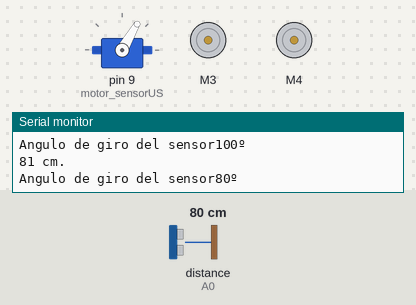
Bench run of a sketch on a simulated Arduino Uno, built with avr-gcc and run on an emulated ATmega328P. Parts: servo, 2 × DC motor (green arrow = forward, orange = backward, longer = faster), the last lines printed to the serial monitor. The test bench sets the inputs (shaded band); at power-on: distance to the obstacle (sensor on A0) 80 cm. The echo pulse lasts 58.3 µs per cm.

Above: at 3.2 s.
3.3 s: distance to the obstacle (sensor on A0) set to 2 cm
At 4.2 s:
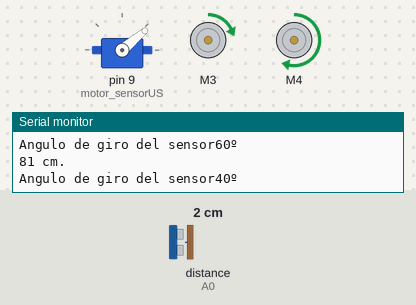
6.3 s: distance to the obstacle (sensor on A0) set to 17 cm
9.3 s: distance to the obstacle (sensor on A0) set to 22 cm
At 10.04 s:
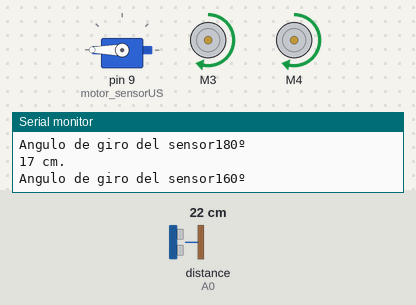
12.3 s: distance to the obstacle (sensor on A0) set to 4 cm
At 13.2 s:
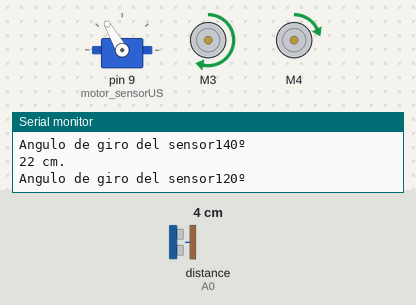
15.3 s: distance to the obstacle (sensor on A0) set to 35 cm
At 15.6 s:
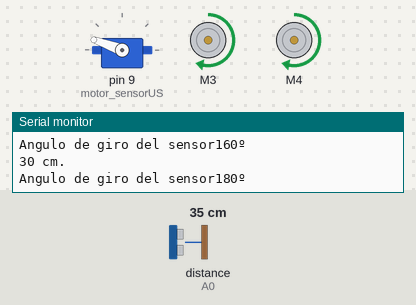
18.3 s: distance to the obstacle (sensor on A0) set to 9 cm
At 21.0 s:
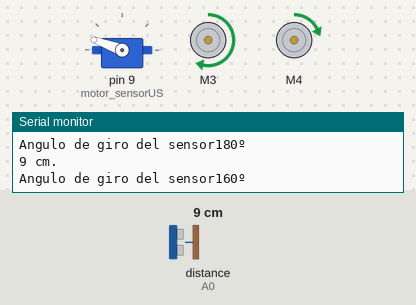
Timing chart, 0 to 68.8 s (numbered marks = the images above; inputs shaded):
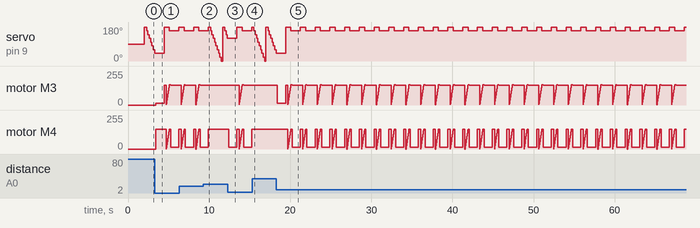

Measured:
- the behaviour switches between 19 and 20 cm on distance to the obstacle (sensor on A0) (found by bisection; images 1 and 2)
- after the input at 9.3 s, motor M3: stops changing and stays forward 150/255; motor M4: goes on until 9.9 s, then stays forward 150/255
- after the input at 15.3 s, motor M3, motor M4: stops changing and stays forward 150/255
- after the input at 18.3 s, motor M4: forward 150/255 → stopped after 1.4 s, then moves between stopped and forward 150/255, repeating every 1.8 s
- by itself, servo on pin 9 (motor_sensorUS): alternates 180° for 0.66 s and 160° for 1.2 s

The sketch:

coche_mert_motorshield_copia.ino
```cpp
//Coche Robot con sensor de US montado sobre un servo 0-180º
//tomado de https://www.youtube.com/watch?v=jQwYBc7YBXs
//Version 1.0 de javier s leyva, Ene 2018

#include <AFMotor.h>
#include <Servo.h>
#include <NewPing.h>

#define TRIG_PIN A1 //pin TRIGGER del sensor US
#define ECHO_PIN A0 //pin ECHO del sensor US
#define MAX_DISTANCE_POSSIBLE 1000 // max distancia que mide el sensor = 1m
#define MAX_SPEED 150 // maxima velocidad de los motores
#define MOTORS_CALIBRATION_OFFSET 3
#define DISTANCIA_CHOQUE 20 //distancia a la que disparamos las maniobras antichoque
#define TURN_DIST COLL_DIST+10
NewPing sonar(TRIG_PIN, ECHO_PIN, MAX_DISTANCE_POSSIBLE);

AF_DCMotor leftMotor(3);
AF_DCMotor rightMotor(4);
Servo motor_sensorUS;

int pos = 0;
int maxDist = 0;
int maxAngle = 0;
int maxRight = 0;
int maxLeft = 0;
int maxFront = 0;
int course = 0;
int curDist = 0;
String motorSet = "";
int speedSet = 0;


void setup() {
  motor_sensorUS.attach(9);
  motor_sensorUS.write(90); //el sensorUS mira de frente 2s
  delay(2000);
//  compruebaCamino();
//  motorSet = "FORWARD";
 // neckControllerServoMotor.write(90);
 // moveForward();

 Serial.begin(9600);
}


void loop() {
//  checkForward();
//  checkPath();
compruebaCamino();

}

void compruebaCamino() {
  int dist_obstaculo = 30;//inicializamos la variable que almacena la dist a los obstaculos
  motor_sensorUS.write(180);//el sensor se orienta mirando hacia su izqu
  delay(120);
  //cada 90 ms el sensor gira 20º en sentido horario
  for(pos = 180; pos >= 0; pos-=20)
  {
    motor_sensorUS.write(pos);
    delay(90);
    // Herramientas-->Serial Monitor para ver la distancia
    Serial.println(String(dist_obstaculo) + " cm.");
    Serial.println("Angulo de giro del sensor" + String(pos) + "º");
    dist_obstaculo = medir_distancia_obstaculo();
    if (dist_obstaculo < DISTANCIA_CHOQUE) { //¡Choque inminente, hay que hacer algo!
      if (pos<180 and pos>105) {
        //El obstáculo esta a la izq del coche... hay que evitarlo
        gira_derecha();
        break;
        } else if (pos<105 and pos>75) {
                //el obstaculo esta delante del coche
                parar();
                atras();
                delay(500);//0.5s
                gira_derecha();
                break;
        } else if (pos<75 and pos >0) {
                //El obstáculo esta a la derecha del coche... hay que evitarlo
                gira_izquierda();
                break;

        } else {adelante();
               }
     // checkCourse();
     // break;
    }
  }

}


void changePath() {
  if (pos < 90) {lookLeft();}
  if (pos > 90) {lookRight();}
}

//Con el sensor de US medimos
//la distancia a los obstaculos en cm
int medir_distancia_obstaculo() {
  delay(70);
  unsigned int uS = sonar.ping();
  int cm = uS/US_ROUNDTRIP_CM;
  return cm;
}

void checkForward() { if (motorSet=="FORWARD") {leftMotor.run(FORWARD); rightMotor.run(FORWARD); } }

void checkBackward() { if (motorSet=="BACKWARD") {leftMotor.run(BACKWARD); rightMotor.run(BACKWARD); } }

void parar() {leftMotor.run(RELEASE); rightMotor.run(RELEASE);}

void adelante() {
    motorSet = "FORWARD";
    leftMotor.run(FORWARD);
    rightMotor.run(FORWARD);
  for (speedSet = 0; speedSet < MAX_SPEED; speedSet +=2)
  {
    leftMotor.setSpeed(speedSet+MOTORS_CALIBRATION_OFFSET);
    rightMotor.setSpeed(speedSet);
    delay(5);
  }
}

void atras() {
    motorSet = "BACKWARD";
    leftMotor.run(BACKWARD);
    rightMotor.run(BACKWARD);
  for (speedSet = 0; speedSet < MAX_SPEED; speedSet +=2)
  {
    leftMotor.setSpeed(speedSet+MOTORS_CALIBRATION_OFFSET);
    rightMotor.setSpeed(speedSet);
    delay(5);
  }
}
void gira_izquierda() {
  leftMotor.setSpeed(MAX_SPEED/10);
  rightMotor.setSpeed(MAX_SPEED);
  leftMotor.run(FORWARD);
  rightMotor.run(FORWARD);
  delay(1000);
  leftMotor.setSpeed(MAX_SPEED);

}
void gira_derecha() {
  //motorSet = "RIGHT";
  leftMotor.setSpeed(MAX_SPEED);
  rightMotor.setSpeed(MAX_SPEED/10);
  leftMotor.run(FORWARD);
  rightMotor.run(FORWARD);
  delay(1000);
  rightMotor.setSpeed(MAX_SPEED);
 }


void turnLeft() {
  motorSet = "LEFT";
  leftMotor.run(BACKWARD);
  rightMotor.run(FORWARD);
  delay(600);
  motorSet = "FORWARD";
  leftMotor.run(FORWARD);
  rightMotor.run(FORWARD);
}

void lookRight() {rightMotor.run(BACKWARD); delay(400); rightMotor.run(FORWARD);}
void lookLeft() {leftMotor.run(BACKWARD); delay(400); leftMotor.run(FORWARD);}

//!!! If you see this error; 'No such file or directory'  Please see this tutorial; https://youtu.be/Es8D1q_b-c4
```
